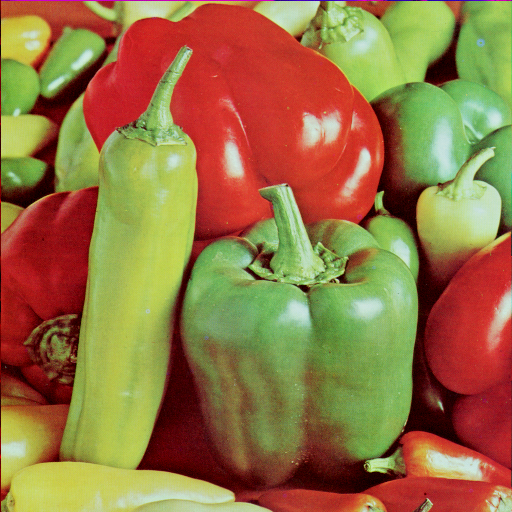
#> input picture final pj/figs/photo3.png, 512 x 512 px, found by its file name
$ python problem3.py
#> lines starting #> are read from the running program, lines starting #| are printed output that depends on the picture
import cv2
from PIL import Image
import numpy as np
import matplotlib.pyplot as plt

def alter_filter(shape,W,D_0,n):
    """
    生成带阻滤波器
    input:
    W:带宽
    D_0:带宽的径向中心
    n:布特沃斯滤波器的阶数
    """
    M,N = 2*shape[0],2*shape[1]
    #生成布特沃斯滤波器
    f_1 = lambda x, y: np.sqrt((x)**2 + (y)**2)
    f_2 = lambda t, n: 1/(1+np.power(t,2*n))
    crow, ccol = int(M / 2), int(N / 2) # 求得图像的中心点位置
    H = np.zeros((M, N, 2))
    for i in range(M):
        for j in range(N):
            D = f_1(i-crow,j-ccol)
            t = D*W/(D**2-D_0**2)
            H[i,j,0] = f_2(t,n)
    return H

def dai_filter(shape,d=10):
    """
    生成条形带阻滤波器
    input:
    W:带宽
    D_0:带宽的径向中心
    n:布特沃斯滤波器的阶数
    """
    M,N = 2*shape[0],2*shape[1]
    #生成条形带阻滤波器
    crow, ccol = int(M / 2), int(N / 2) # 求得图像的中心点位置
    H = np.zeros((M, N, 2))
    for i in range(M):
        for j in range(N):
            D = np.abs(i-crow)
            if 120-d<D<120+d:
                H[i,j,0] = 0
            elif 280-d<D<280+d:
                H[i,j,0] = 0
            elif 350-d<D<350+d:
                H[i,j,0] = 0
            elif 520-d<D<520+d:
                H[i,j,0] = 0
            elif 670-d<D<670+d:
                H[i,j,0] = 0
            else:
                H[i,j,0] = 1
    for i in range(M):
        for j in range(N):
            D_i = np.abs(i-crow)
            D = np.abs(j-ccol)
            if D_i>350:
                if 120-d<D<120+d:
                    H[i,j,0] = 0
                elif 280-d<D<280+d:
                    H[i,j,0] = 0
                elif 520-d<D<520+d:
                    H[i,j,0] = 0
                elif 670-d<D<670+d:
                    H[i,j,0] = 0
    return H

if __name__ == '__main__':
    # 1
    # 读取图像
    im = Image.open('photo3.PNG').convert('L')
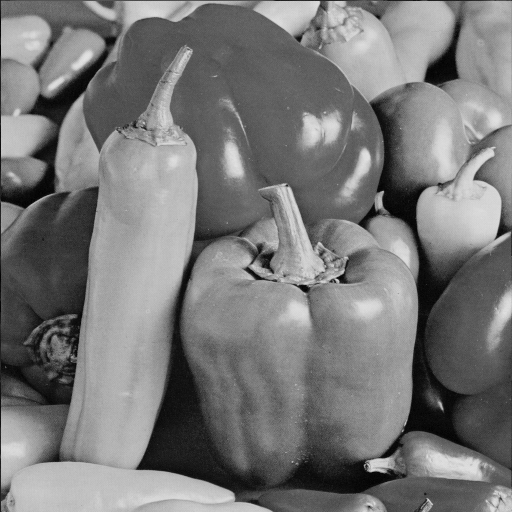
#> im: PIL image 512x512 L; min 0, max 228, mean 120.2
    im_ary = np.array(im, dtype='float32')
    plt.imshow(im_ary, cmap='gray')
    plt.axis("off")
    plt.show()
    # 填充图像（padding）
    M, N = im_ary.shape
#> M = 512; N = 512
    new_ary = np.zeros((2 * M, 2 * N))
    # 计算平移之后的DFT
    for i in range(M):
        for j in range(N):
            new_ary[i, j] = im_ary[i, j] * (-1) ** (i + j)  # 平移
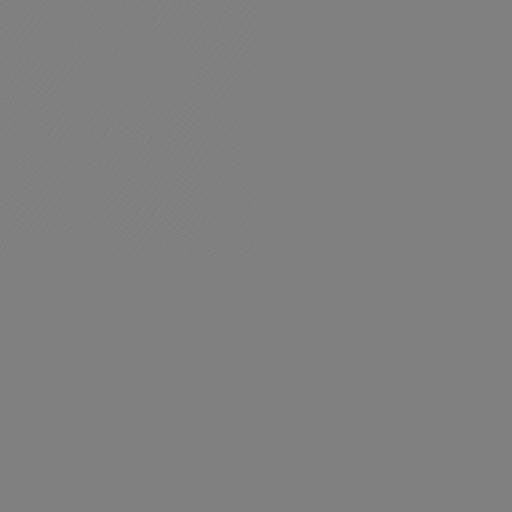
#> new_ary: shape (1024, 1024) float64 (shown at 1/2 size); min -228, max 225, mean 0; drawn with min black and max white
    F = cv2.dft(new_ary, flags=cv2.DFT_COMPLEX_OUTPUT)
    # 画出频谱图
    f_dft = np.log(cv2.magnitude(F[:, :, 0], F[:, :, 1]) + 1)
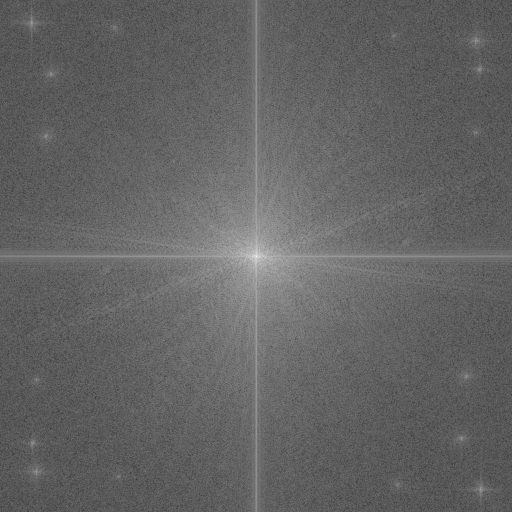
#> f_dft: shape (1024, 1024) float64 (shown at 1/2 size); min 1.79, max 17.27, mean 7.84; drawn with min black and max white
    plt.imshow(f_dft, cmap='gray')
    plt.axis("off")
    plt.show()

    H_1 = dai_filter((M, N))
    G_1 = H_1 * F
    H_2 = alter_filter((M, N), 300, 400, 4)
    G = H_2 * G_1

    g_dft = np.log(cv2.magnitude(G[:, :, 0], G[:, :, 1]) + 1)
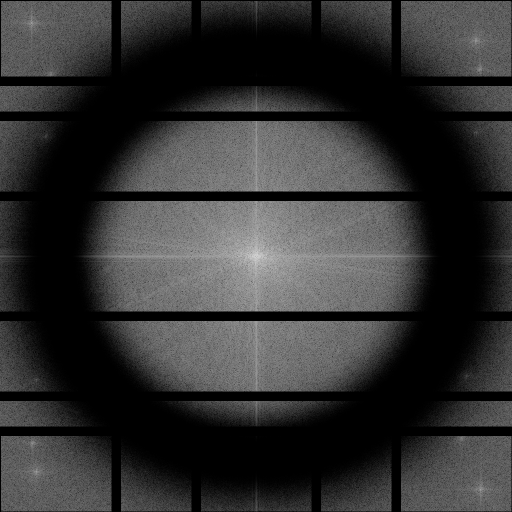
#> g_dft: shape (1024, 1024) float64 (shown at 1/2 size); min 0, max 17.27, mean 3.4; drawn with min black and max white
    plt.imshow(g_dft, cmap='gray')
    plt.axis("off")
    plt.show()

    # 第四步，计算傅里叶逆变换IDFT
    i_dft = cv2.idft(G)[:, :, 0]  # 舍去虚部取实部
    result_ary = np.zeros((2 * M, 2 * N))
    for i in range(M):
        for j in range(N):
            result_ary[i, j] = i_dft[i, j] * (-1) ** (i + j)  # 平移
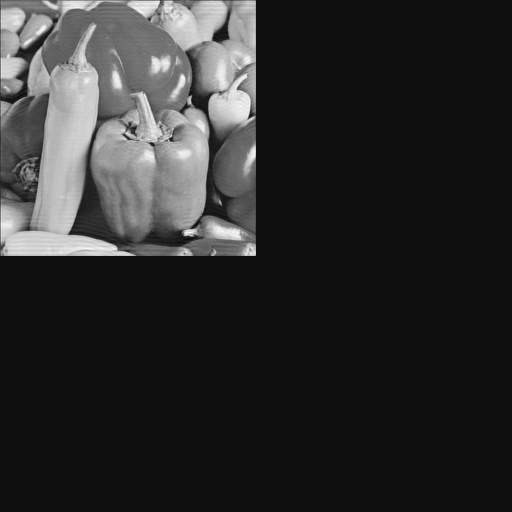
#> result_ary: shape (1024, 1024) float64 (shown at 1/2 size); min -7897721.4, max 123774071.7, mean 15742648.7; drawn with min black and max white
    plt.imshow(result_ary[:M, :N], cmap='gray')
    plt.axis("off")
    plt.show()
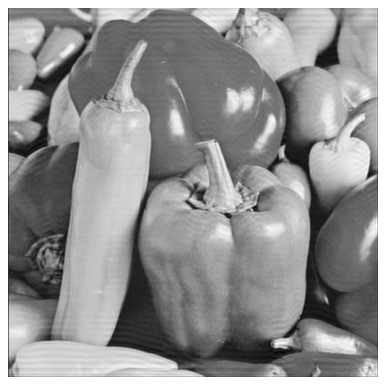
#> figure drawn by matplotlib, 1 panel
    # 2
    # 读取图像
#> (the run stopped early here; a loop or call above may not have finished)
